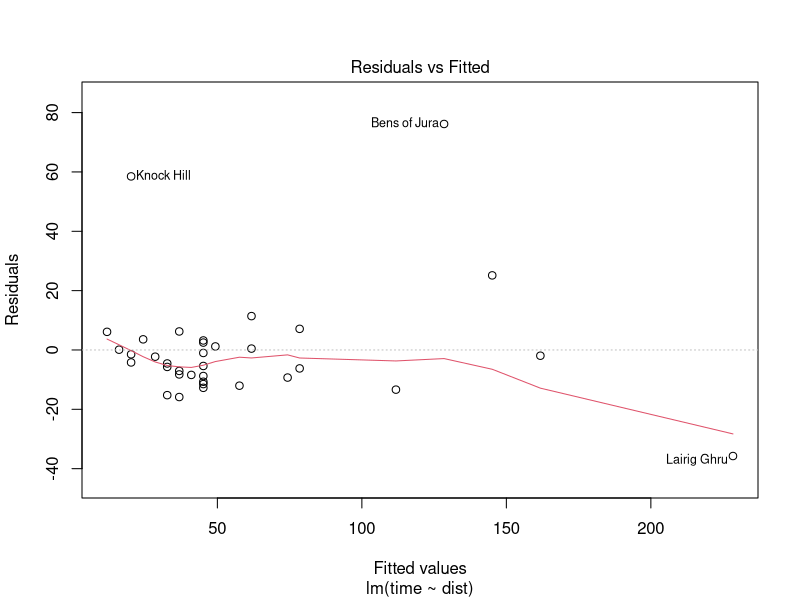
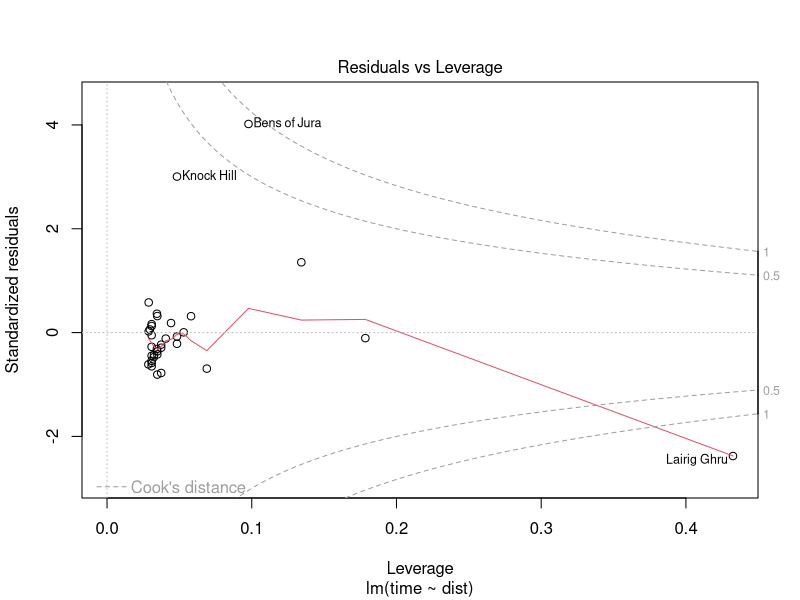
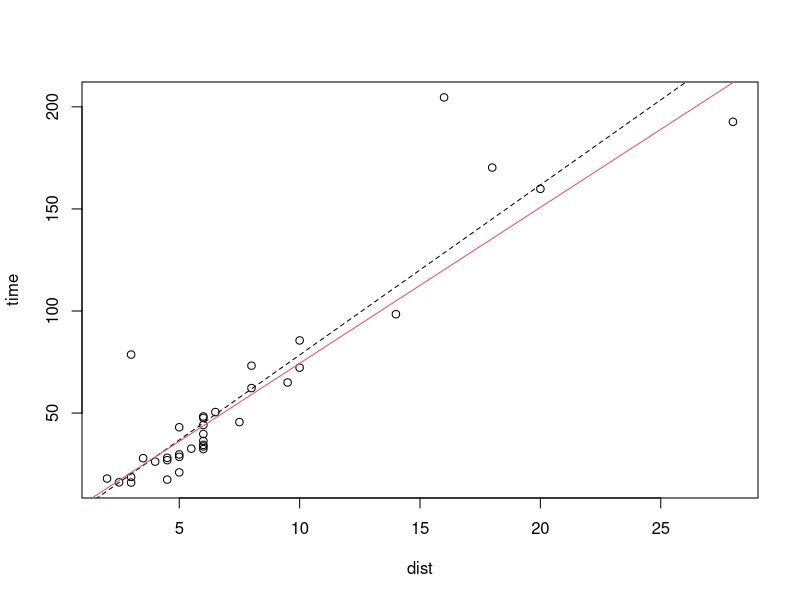
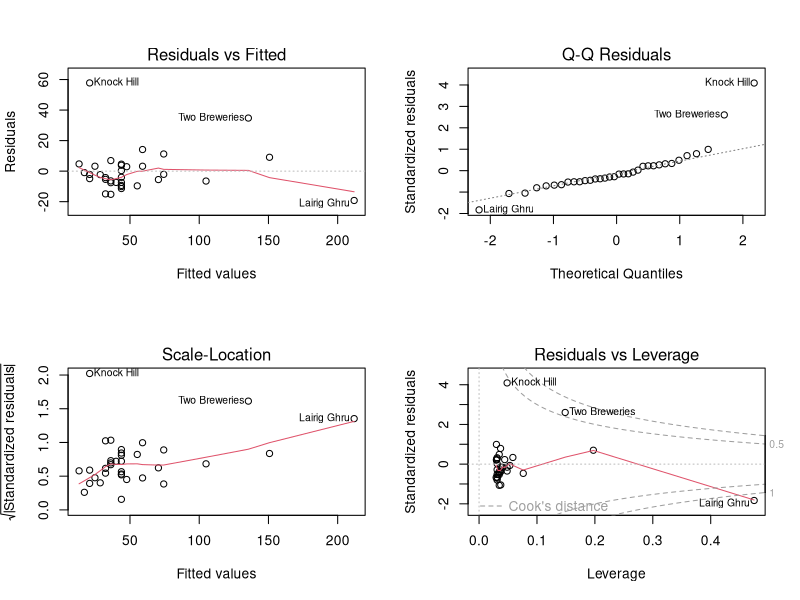
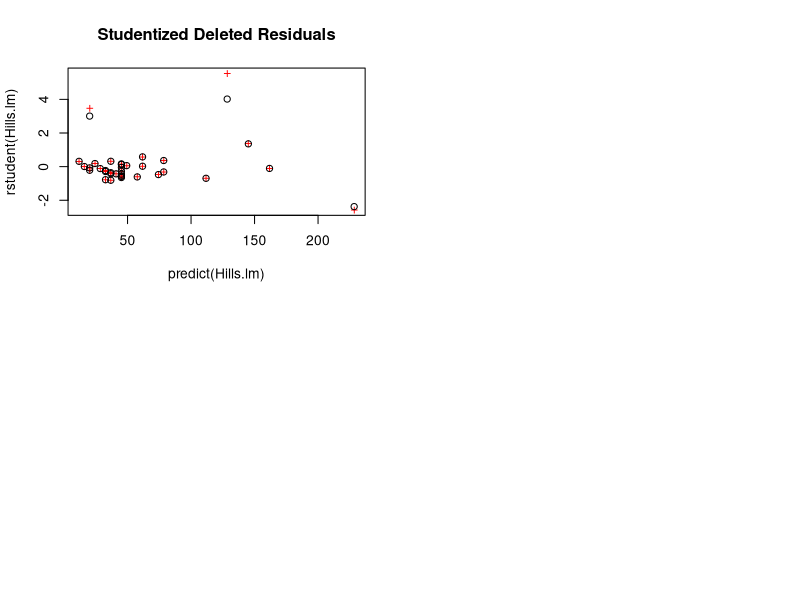

Here is the R script that generated these plots, in order:
## ---- chunk 1
data(hills, package="MASS")
Hills <- hills # We used Upper case before.
## ---- chunk 2
Hills.lm <- lm(time~dist, data=Hills) 
## ---- chunk 3
plot(Hills.lm, which=1)
## ---- chunk 4
plot(Hills.lm, which=5)
## ---- chunk 5
n=length(Hills$time)
rowofbiggest = (1:n)[Hills.lm$residuals ==max(Hills.lm$residuals)]
Hills2.lm = lm(time~dist, Hills[-rowofbiggest])
## ---- chunk 6
library(tidyverse) # for data manipulation

library(broom) # going to sweep up a bunch of useful stuff...

augment(Hills.lm)

# Below: make a row names variable so we can refer to them explicitly 
# filter out the one we don't want
# then go back to having rownames so that our graphs have labelled points
Hills |> rownames_to_column() |>   
filter(rowname != "Bens of Jura") |>   
column_to_rownames() -> Hills2    


Hills2.lm <- lm(time~dist, data=Hills2) 
augment(Hills2.lm)
## ---- chunk 7
plot(time~dist, data=Hills) 
abline(Hills.lm, lty=2)
abline(Hills2.lm, col=2)
## ---- chunk 8
par(mfrow=c(2,2))
plot(Hills2.lm)
## ---- chunk 9
max(cooks.distance(Hills.lm))
max(cooks.distance(Hills2.lm))
max(hatvalues(Hills.lm)) # leverages
max(hatvalues(Hills2.lm)) 
## ---- chunk 10
 
plot(  rstudent(Hills.lm) ~predict(Hills.lm), col="red",pch="+" , main="Studentized Deleted Residuals")
points(  rstandard(Hills.lm) ~predict(Hills.lm), col="black",pch=1 )
max(rstudent(Hills.lm))  
max(rstandard(Hills.lm))
